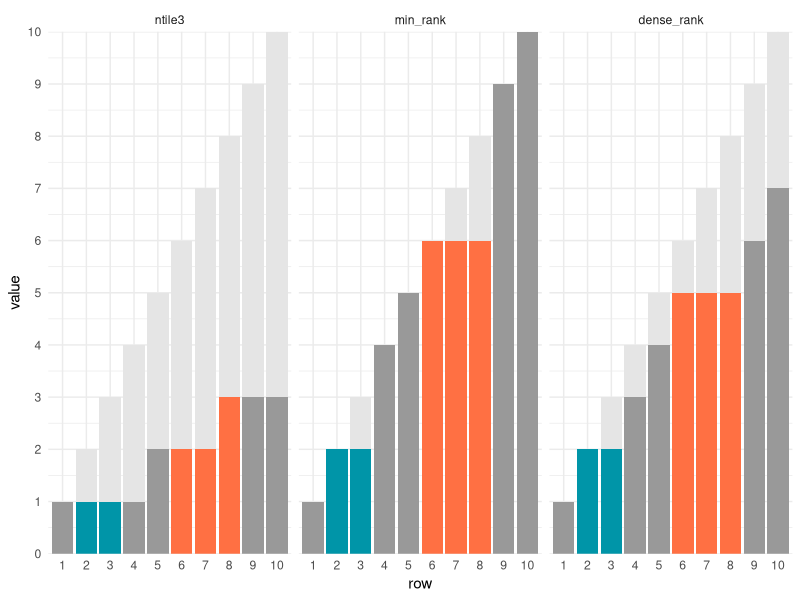
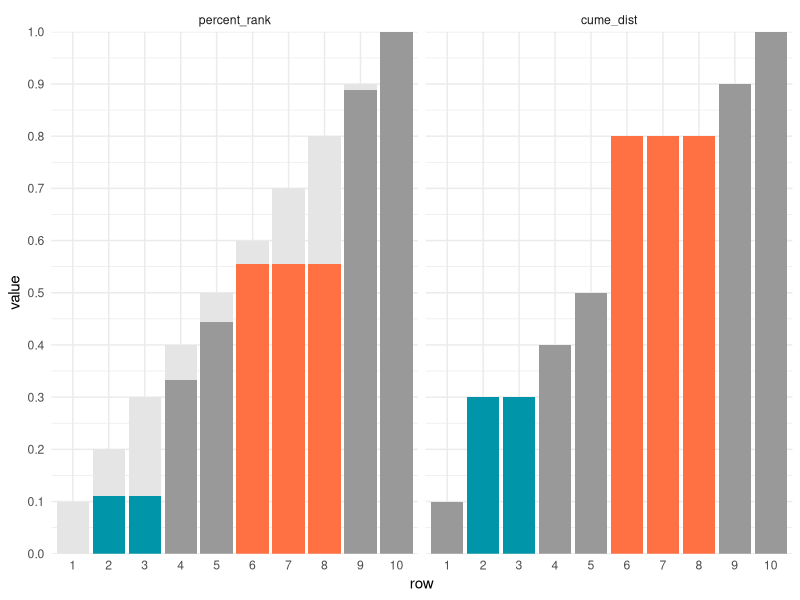

Reproduce these figures in R, in order.
## ---- chunk 1
library(tidyverse)
theme_set(theme_minimal())

set.seed(20200417) #so I get the same teams each time
trivia_scores <- tibble(team = sample(c("cheetah", "ibex"), 10, replace = TRUE),
                        score = c(3, 6, 6, 18, 39, 40, 40, 40, 42, 99))

window_rank_example <- trivia_scores %>% 
    mutate(ntile3 = ntile(score, 3),
           min_rank = min_rank(score),
           dense_rank = dense_rank(score),
           percent_rank = percent_rank(score) %>% round(3),
           cume_dist = cume_dist(score)) 
## ---- chunk 2
library(kableExtra)
library(knitr)

spec_color_set <- partial(spec_color, alpha = .7, begin = 1, end = .5,
                          option = "magma")

window_rank_example %>% 
    mutate_at(vars(ntile3, min_rank, dense_rank, percent_rank, cume_dist),
              ~cell_spec(.x, background = spec_color_set(.x))) %>% 
    kable(escape = F, align = "c") %>% 
    kable_styling(c("striped", "condensed"))
## ---- chunk 3
teal <- "#0095A8"
orange <- "#FF7043"

window_rank_example %>% 
    mutate(row = factor(row_number())) %>% 
    gather(type, value, -team, -score, -row) %>% 
    mutate(type = fct_inorder(type)) %>% 
    mutate(coloring = case_when(
        score == 6 ~ "six",
        score == 40 ~ "forty",
        TRUE ~ "other"
    )) %>% 
    filter(type %in% c("ntile3", "min_rank", "dense_rank")) %>% 
    ggplot(aes(row, value, fill = coloring)) +
    geom_col(aes(row, as.numeric(row)), fill = "grey90") +
    geom_col(size = 5) +
    facet_grid(~ type) +
    scale_y_continuous(n.breaks = 10, expand = c(0, 0)) +
    scale_fill_manual(values = c("six" = teal, 
                                 "forty" = orange,
                                 "other" = "grey60")) +
    guides(fill = FALSE) 
## ---- chunk 4
window_rank_example %>% 
    mutate(row = factor(row_number())) %>% 
    gather(type, value, -team, -score, -row) %>% 
    mutate(type = fct_inorder(type)) %>% 
    mutate(coloring = case_when(
        score == 6 ~ "six",
        score == 40 ~ "forty",
        TRUE ~ "other"
    )) %>% 
    filter(type %in% c("percent_rank", "cume_dist")) %>% 
    ggplot(aes(row, value, fill = coloring)) +
    geom_col(aes(row, as.numeric(row) / 10), fill = "grey90") +
    geom_col(size = 5) +
    facet_grid(~ type) +
    scale_y_continuous(n.breaks = 10, expand = c(0, 0)) +
    scale_fill_manual(values = c("six" = teal, 
                                 "forty" = orange,
                                 "other" = "grey60")) +
    guides(fill = FALSE) 
## ---- chunk 5
window_rank_example_teams <- trivia_scores %>% 
    group_by(team) %>% # only change needed!
    arrange(team, score) %>% # not required but easier to digest visually  
    mutate(ntile3 = ntile(score, 3),
           min_rank = min_rank(score),
           dense_rank = dense_rank(score),
           percent_rank = percent_rank(score) %>% round(3),
           cume_dist = cume_dist(score)) 
## ---- chunk 6
window_rank_example_teams %>% 
    mutate_at(vars(ntile3, min_rank, dense_rank, percent_rank, cume_dist),
              ~cell_spec(.x, background = spec_color_set(.x))) %>% 
    kable(escape = F, align = "c") %>% 
    kable_styling(c("striped", "condensed"))
## ---- chunk 7
window_rank_example_reversed <- trivia_scores %>% 
    mutate(ntile3 = ntile(-score, 3),
           min_rank = min_rank(-score),
           dense_rank = dense_rank(-score),
           percent_rank = percent_rank(-score) %>% round(3),
           cume_dist = cume_dist(-score)) 
## ---- chunk 8
window_rank_example_reversed %>% 
    mutate_at(vars(ntile3, min_rank, dense_rank, percent_rank, cume_dist),
              ~cell_spec(.x, background = spec_color_set(.x))) %>% 
    kable(escape = F, align = "c") %>% 
    kable_styling(c("striped", "condensed"))
